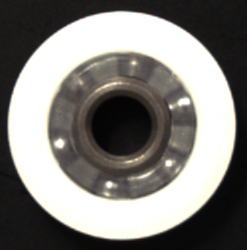
#> input picture images/C1_1721959722.png, 247 x 250 px
$ python -i image_matching.py   (imports and definitions only)
#> lines starting #> are read from the running program, lines starting #| are printed output that depends on the picture; after the words box and inside, x2 and y2 are one past the last pixel; in counts of white or black regions, pixels touching at a corner belong together
import os
import cv2
import numpy as np
from skimage.metrics import structural_similarity as ssim
from PIL import Image, ImageDraw, ImageOps


def extract_objects(image):
    blurred = cv2.GaussianBlur(image, (5, 5), 0)
    thresh = cv2.adaptiveThreshold(blurred, 255, cv2.ADAPTIVE_THRESH_GAUSSIAN_C,
                                   cv2.THRESH_BINARY, 11, 2)
    edged = cv2.Canny(thresh, 50, 150)
    contours, _ = cv2.findContours(edged, cv2.RETR_EXTERNAL, cv2.CHAIN_APPROX_SIMPLE)

    objects = []
    for cnt in contours:
        x, y, w, h = cv2.boundingRect(cnt)
        if w == 0 or h == 0:
            continue
        obj = image[y:y + h, x:x + w]

        M = cv2.moments(cnt)
        if M["m00"] != 0:
            cx = int(M["m10"] / M["m00"])
            cy = int(M["m01"] / M["m00"])
        else:
            cx, cy = x + w // 2, y + h // 2

        objects.append((obj, (x, y, w, h), (cx, cy), cnt))

    return objects


# [169 lines left out: functions non_max_suppression, find_and_match_object, adjust_box_position, draw_detected_object_boxes, calculate_and_display_matches, convert_to_binary, not called in this run]

>>> import cv2
>>> picture = cv2.imread('../images/C1_1721959722.png', cv2.IMREAD_GRAYSCALE)
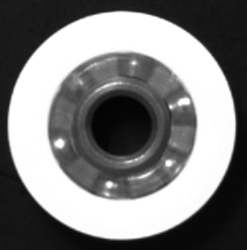
#> picture: shape (250, 247); min 3, max 255, mean 126.3
>>> result = extract_objects(picture)
#> in extract_objects, `thresh = cv2.adaptiveThreshold(blurred, 255, cv2.ADAPTIVE_THRESH_GAUSS..`:
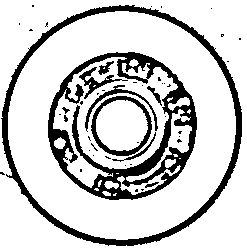
#> thresh: shape (250, 247); 80.4% white; 47 black regions (36 under 20 px), largest, box (x1, y1, x2, y2) and area: (48, 52, 197, 200) 5661, (1, 5, 242, 246) 4421, (91, 96, 152, 156) 761
#> in extract_objects, `edged = cv2.Canny(thresh, 50, 150)`:
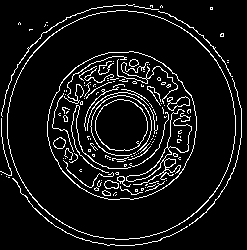
#> edged: shape (250, 247); 8.1% white in thin lines or dots
#> in extract_objects, `contours, _ = cv2.findContours(edged, cv2.RETR_EXTERNAL, cv2.CHAIN_APP..`: contours = 21 contours, 16 with area under 20; largest, box (x1, y1, x2, y2) and area: (7, 10, 236, 240) 40980, (12, 178, 188, 246) 27, (1, 4, 135, 117) 27, (158, 11, 233, 77) 24, (189, 78, 242, 226) 22
#> the loop in extract_objects, `for cnt in contours:` made 21 passes
#> (cnt, x, y, w, h, obj, cx, cy) on passes 2, 7, 8, 10, 12, 13: ([[8, 177], [9, 177]], 8, 177, 2, 1, [[18, 18]], 9, 177), ([[227, 62], [228, 62]], 227, 62, 2, 1, [[19, 20]], 228, 62), ([[227, 60], [228, 60]], 227, 60, 2, 1, [[19, 19]], 228, 60), ([[29, 29], [29, 30], [30, 29], [32, 29]], 29, 29, 4, 2, [[22, 20, 20, 21], [20, 19, 20, 20]], 29, 29), ([[45, 24], [45, 25], [44, 26], [45, 25]], 44, 24, 2, 3, [[24, 21], [24, 21], [24, 21]], 45, 25), ([[46, 22], [47, 22]], 46, 22, 2, 1, [[21, 21]], 47, 22)
#> (x, y, w, h, obj, cx, cy) on passes 3, 4, 11, 14, 19, 20: (6, 176, 1, 1, [17], 6, 176), (1, 174, 1, 1, [15], 1, 174), (47, 25, 1, 1, [21], 47, 25), (18, 22, 3, 3, [[23, 23, 23], [22, 21, 21], [22, 22, 23]], 19, 23), (160, 5, 3, 3, [[23, 22, 22], [23, 22, 22], [22, 21, 22]], 161, 6), (150, 5, 3, 3, [[22, 23, 23], [22, 23, 24], [23, 23, 23]], 151, 5)
#> pass 1, in extract_objects, `obj = image[y:y + h, x:x + w]`:
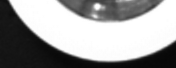
#> obj: shape (68, 176); min 7, max 255, mean 155.9
#> after the loop in extract_objects, `for cnt in contours:`: objects = 21 items
#> result = 21 items

$ run again, on images/C1_1721959726.png
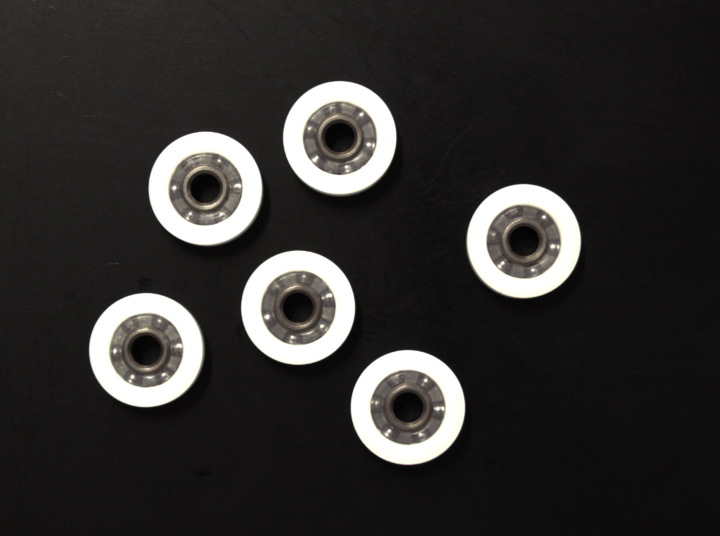
#> input picture images/C1_1721959726.png, 1440 x 1072 px (shown at 1/2 size)
#> in extract_objects, `thresh = cv2.adaptiveThreshold(blurred, 255, cv2.ADAPTIVE_THRESH_GAUSS..`:
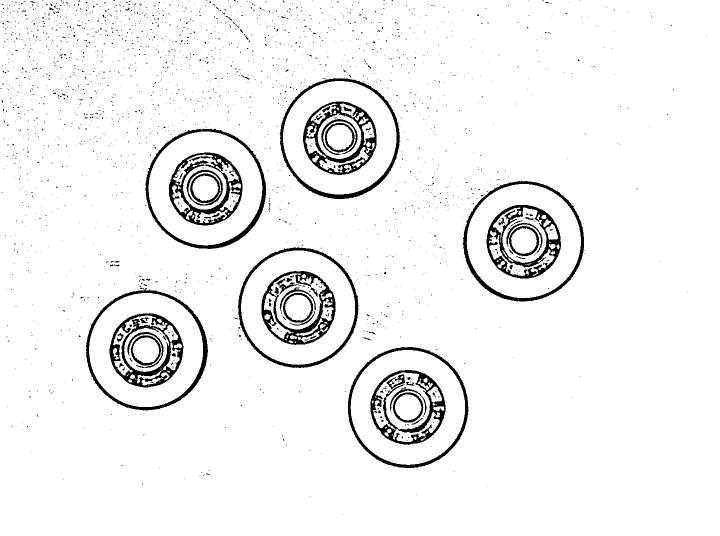
#> thresh: shape (1072, 1440) (shown at 1/2 size); 94.9% white; 2173 black regions (2105 under 20 px), largest, box (x1, y1, x2, y2) and area: (219, 626, 367, 775) 6225, (337, 305, 485, 451) 6088, (606, 203, 753, 350) 6015
#> in extract_objects, `edged = cv2.Canny(thresh, 50, 150)`:
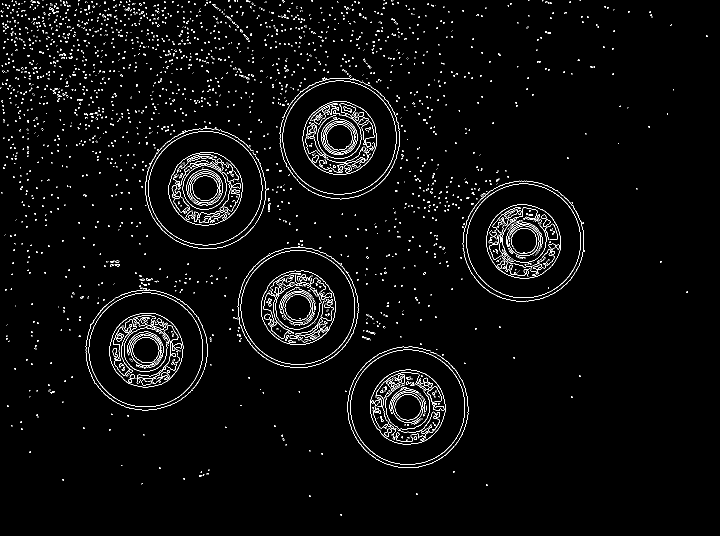
#> edged: shape (1072, 1440) (shown at 1/2 size); 2.7% white in thin lines or dots
#> contours = 2241 contours, 2223 with area under 20; largest, box (x1, y1, x2, y2) and area: (700, 699, 930, 930) 41309, (177, 585, 406, 814) 40988, (481, 500, 710, 730) 40986, (932, 367, 1162, 596) 40932, (296, 262, 525, 491) 40602
#> the loop in extract_objects, `for cnt in contours:` made 2241 passes
#> (cnt, x, y, w, h, obj, cx, cy) on passes 1 to 3: ([[681, 1028], [681, 1030], [683, 1030], [683, 1028]], 681, 1028, 3, 3, [[14, 13, 13], [14, 13, 13], [13, 13, 13]], 682, 1029), ([[618, 991], [618, 993], [620, 993], [620, 991]], 618, 991, 3, 3, [[14, 14, 16], [14, 13, 14], [15, 14, 15]], 619, 992), ([[832, 987], [832, 989], [834, 989], [834, 987]], 832, 987, 3, 3, [[12, 11, 12], [11, 11, 11], [11, 10, 12]], 833, 988)
#> after the loop in extract_objects, `for cnt in contours:`: objects = 2241 items

$ run again, on images/C1_1721959804.png
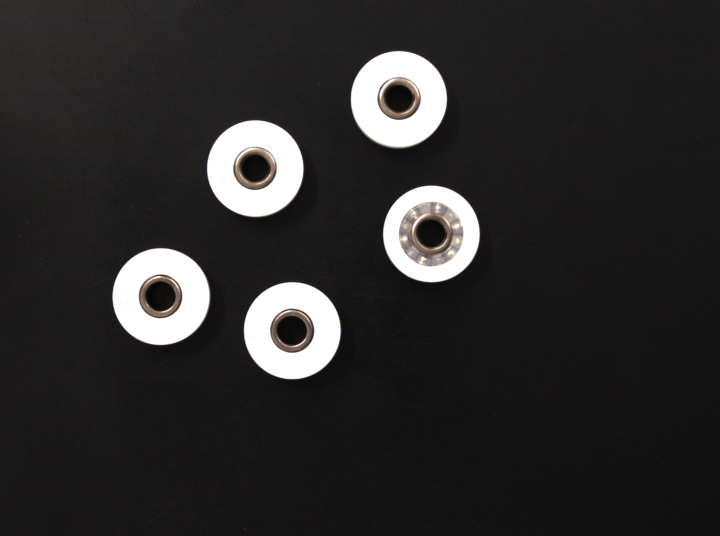
#> input picture images/C1_1721959804.png, 1440 x 1072 px (shown at 1/2 size)
#> in extract_objects, `thresh = cv2.adaptiveThreshold(blurred, 255, cv2.ADAPTIVE_THRESH_GAUSS..`:
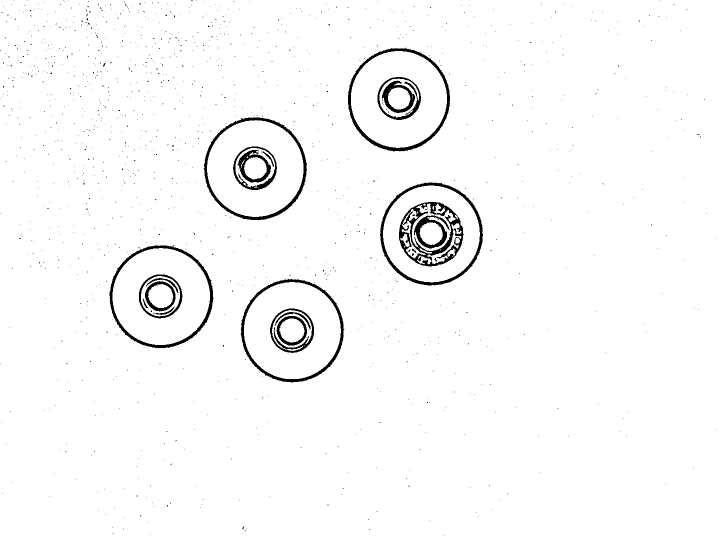
#> thresh: shape (1072, 1440) (shown at 1/2 size); 97.5% white; 1239 black regions (1217 under 20 px), largest, box (x1, y1, x2, y2) and area: (798, 404, 927, 533) 4805, (696, 95, 900, 303) 3793, (408, 235, 614, 440) 3739
#> in extract_objects, `edged = cv2.Canny(thresh, 50, 150)`:
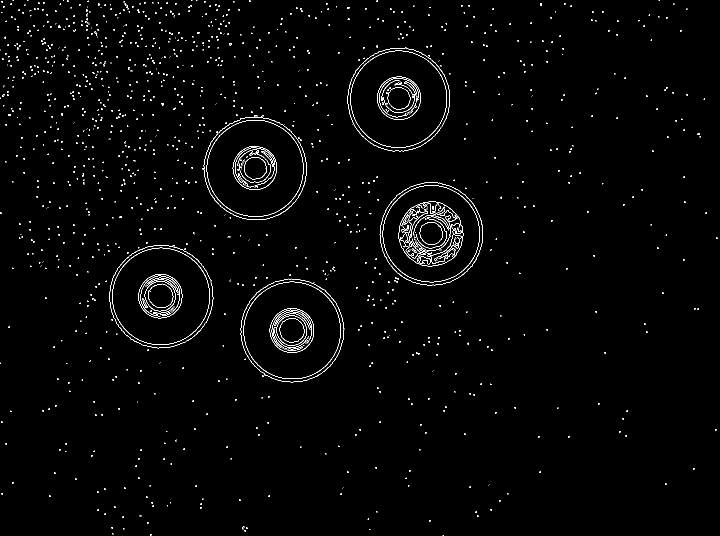
#> edged: shape (1072, 1440) (shown at 1/2 size); 1.4% white in thin lines or dots
#> contours = 1254 contours, 1244 with area under 20; largest, box (x1, y1, x2, y2) and area: (695, 95, 900, 303) 33064, (224, 495, 420, 690) 29646, (487, 563, 682, 758) 29615, (765, 370, 960, 565) 29442, (413, 240, 607, 434) 29322
#> the loop in extract_objects, `for cnt in contours:` made 1254 passes
#> (cnt, x, y, w, h, obj, cx, cy) on passes 1, 2, 5: ([[886, 1070], [885, 1071], [886, 1070], [887, 1071]], 885, 1070, 3, 2, [[18, 16, 17], [18, 17, 18]], 886, 1071), ([[300, 1068], [300, 1070], [302, 1070], [302, 1068]], 300, 1068, 3, 3, [[20, 19, 20], [21, 19, 21], [20, 19, 21]], 301, 1069), ([[738, 1058], [738, 1059], [739, 1058], [740, 1058]], 738, 1058, 3, 2, [[16, 15, 16], [17, 15, 15]], 738, 1058)
#> after the loop in extract_objects, `for cnt in contours:`: objects = 1254 items
